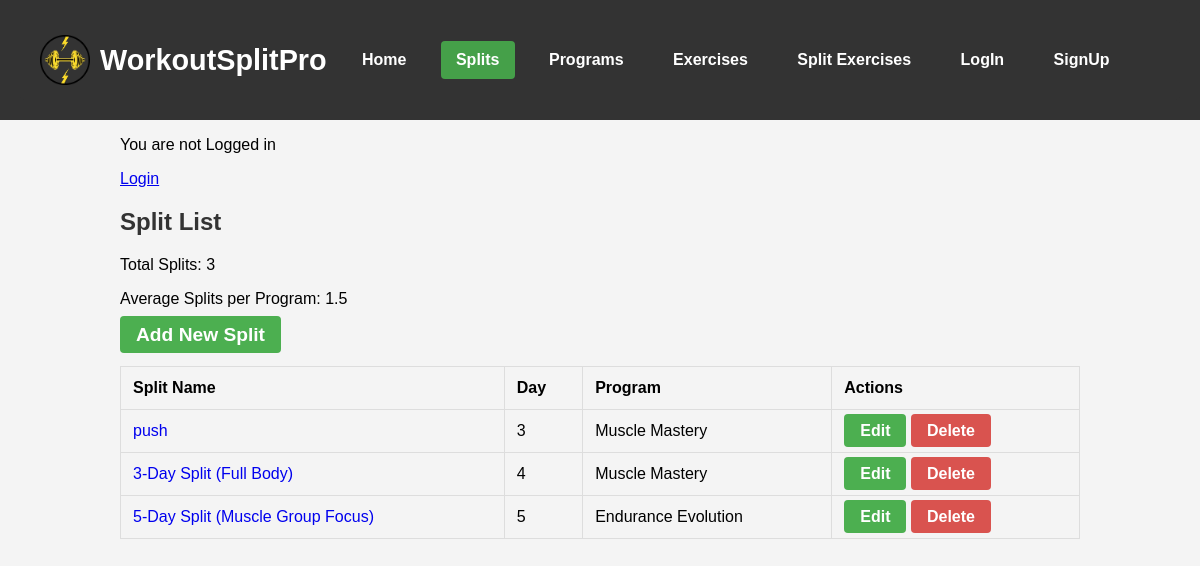
The page /splits/ on the database its author committed.
### app/models.py (models this page shows, shortened)
class Split(models.Model):
    program = models.ForeignKey(Program, on_delete=models.CASCADE)
    day = models.IntegerField()
    split_name = models.CharField(max_length=100)

class Program(models.Model):
    user = models.ForeignKey(settings.AUTH_USER_MODEL, on_delete=models.CASCADE)
    program_name = models.CharField(max_length=100)
    goal = models.CharField(max_length=50)
    created_at = models.DateTimeField(auto_now_add=True)
    duration_weeks = models.IntegerField()

### app/views.py (the view)
# urls.py: path('splits/', split_list, name='split_list'),
def split_list(request):
    splits = Split.objects.order_by('day')  # Order by day
    total_splits = splits.count()  # Count total splits
    avg_splits_per_program = Split.objects.values('program').annotate(total=Count('id')).aggregate(Avg('total'))
    context = {
        'splits': splits,
        'total_splits': total_splits,
        'avg_splits_per_program': avg_splits_per_program['total__avg'],
    }
    return render(request, 'app/split_list.html', context)

### app/templates/app/split_list.html
{% extends 'app/base.html' %}
{% block content %}
<h2>Split List</h2>
<p>Total Splits: {{ total_splits }}</p>
<p>Average Splits per Program: {{ avg_splits_per_program|floatformat:1 }}</p>
<a href="{% url 'split_create' %}" class="btn btn-primary mb-3">Add New Split</a>
<table class="table">
    <thead>
        <tr>
            <th>Split Name</th>
            <th>Day</th>
            <th>Program</th>
            <th>Actions</th>
        </tr>
    </thead>
    <tbody>
        {% for split in splits %}
        <tr>
            <td><a href="{% url 'split_detail' split.id %}">{{ split.split_name }}</a></td>
            <td>{{ split.day }}</td>
            <td>{{ split.program.program_name }}</td>
            <td>
                <a href="{% url 'split_update' split.id %}" class="btn ">Edit</a>
                <a href="{% url 'split_delete' split.id %}" class="btn btn-danger">Delete</a>
            </td>
        </tr>
        {% endfor %}
    </tbody>
</table>
{% endblock %}

### static/css/navbar.css (style rules this page uses)
body { margin: 0; padding: 0; padding-top: 80px; }

### static/css/base.css (style rules this page uses)
.btn-primary { background-color: #ff6600; color: white; padding: 12px 24px; font-size: 1.2em; text-decoration: none; border-radius: 5px; }

### static/css/form.css (style rules this page uses)
body { font-family: Arial, sans-serif; background-color: #f4f4f4; margin: 0; padding: 0; }
h2 { color: #333; font-size: 24px; }
table { width: 100%; border-collapse: collapse; margin-top: 20px; }
table, th, td { border: 1px solid #ddd; }
th, td { padding: 12px; text-align: left; }
th { background-color: #f4f4f4; }
td a { text-decoration: none; }
.btn { text-decoration: none; padding: 8px 16px; color: white; background-color: #4CAF50; border-radius: 4px; font-weight: bold; text-align: center; }
.btn-danger { background-color: #d9534f; }

### static/css/login.css (style rules this page uses)
body { font-family: Arial, sans-serif; background-color: #f4f4f4; margin: 0; padding: 0; }
h2 { color: #333; font-size: 24px; }
table { width: 100%; border-collapse: collapse; margin-top: 20px; }
table, th, td { border: 1px solid #ddd; }
th, td { padding: 12px; text-align: left; }
th { background-color: #f4f4f4; }
td a { text-decoration: none; }
.btn { text-decoration: none; padding: 8px 16px; color: white; background-color: #4CAF50; border-radius: 4px; font-weight: bold; text-align: center; }
.btn-danger { background-color: #d9534f; }

### rows shown on the page
Split: split_name "push", day "3", program.program_name "Muscle Mastery"
Split: split_name "3-Day Split (Full Body)", day "4", program.program_name "Muscle Mastery"
Split: split_name "5-Day Split (Muscle Group Focus)", day "5", program.program_name "Endurance Evolution"

### other values the page prints
{{ total_splits }} "3"
{{ avg_splits_per_program|floatformat:1 }} "1.5"
